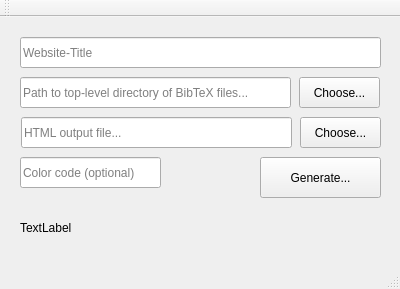
<?xml version="1.0" encoding="UTF-8"?>
<ui version="4.0">
 <class>MainWindow</class>
 <widget class="QMainWindow" name="MainWindow">
  <property name="enabled">
   <bool>true</bool>
  </property>
  <property name="geometry">
   <rect>
    <x>0</x>
    <y>0</y>
    <width>400</width>
    <height>289</height>
   </rect>
  </property>
  <property name="sizePolicy">
   <sizepolicy hsizetype="Fixed" vsizetype="Fixed">
    <horstretch>0</horstretch>
    <verstretch>0</verstretch>
   </sizepolicy>
  </property>
  <property name="minimumSize">
   <size>
    <width>400</width>
    <height>289</height>
   </size>
  </property>
  <property name="maximumSize">
   <size>
    <width>400</width>
    <height>289</height>
   </size>
  </property>
  <property name="windowTitle">
   <string>MainWindow</string>
  </property>
  <widget class="QWidget" name="centralWidget">
   <widget class="QPushButton" name="button_generate">
    <property name="geometry">
     <rect>
      <x>260</x>
      <y>140</y>
      <width>121</width>
      <height>41</height>
     </rect>
    </property>
    <property name="toolTip">
     <string>&lt;html&gt;&lt;head/&gt;&lt;body&gt;&lt;p&gt;Generate HTML...&lt;/p&gt;&lt;p&gt;&lt;br/&gt;&lt;/p&gt;&lt;p&gt;The first three fields must be filled.&lt;/p&gt;&lt;/body&gt;&lt;/html&gt;</string>
    </property>
    <property name="text">
     <string>Generate...</string>
    </property>
   </widget>
   <widget class="QLineEdit" name="title">
    <property name="geometry">
     <rect>
      <x>20</x>
      <y>20</y>
      <width>361</width>
      <height>31</height>
     </rect>
    </property>
    <property name="toolTip">
     <string>&lt;html&gt;&lt;head/&gt;&lt;body&gt;&lt;p&gt;The title of the website.&lt;/p&gt;&lt;/body&gt;&lt;/html&gt;</string>
    </property>
    <property name="placeholderText">
     <string>Website-Title</string>
    </property>
   </widget>
   <widget class="QLineEdit" name="folder">
    <property name="geometry">
     <rect>
      <x>20</x>
      <y>60</y>
      <width>271</width>
      <height>31</height>
     </rect>
    </property>
    <property name="toolTip">
     <string>&lt;html&gt;&lt;head/&gt;&lt;body&gt;&lt;p&gt;The path to the top-level directory, where all BibTeX files are located.&lt;/p&gt;&lt;p&gt;The maximum level of directories is two, so you can create subfolders that order by month or category.&lt;/p&gt;&lt;/body&gt;&lt;/html&gt;</string>
    </property>
    <property name="placeholderText">
     <string>Path to top-level directory of BibTeX files...</string>
    </property>
   </widget>
   <widget class="QPushButton" name="button_choose_folder">
    <property name="geometry">
     <rect>
      <x>299</x>
      <y>60</y>
      <width>81</width>
      <height>31</height>
     </rect>
    </property>
    <property name="toolTip">
     <string>Choose with directory chooser...</string>
    </property>
    <property name="text">
     <string>Choose...</string>
    </property>
   </widget>
   <widget class="QLineEdit" name="file">
    <property name="geometry">
     <rect>
      <x>21</x>
      <y>100</y>
      <width>271</width>
      <height>31</height>
     </rect>
    </property>
    <property name="toolTip">
     <string>&lt;html&gt;&lt;head/&gt;&lt;body&gt;&lt;p&gt;The path to the html file to write the html output to.&lt;/p&gt;&lt;/body&gt;&lt;/html&gt;</string>
    </property>
    <property name="placeholderText">
     <string>HTML output file...</string>
    </property>
   </widget>
   <widget class="QPushButton" name="button_choose_file">
    <property name="geometry">
     <rect>
      <x>300</x>
      <y>100</y>
      <width>81</width>
      <height>31</height>
     </rect>
    </property>
    <property name="toolTip">
     <string>Choose with file chooser...</string>
    </property>
    <property name="text">
     <string>Choose...</string>
    </property>
   </widget>
   <widget class="QLabel" name="status">
    <property name="geometry">
     <rect>
      <x>20</x>
      <y>200</y>
      <width>361</width>
      <height>21</height>
     </rect>
    </property>
    <property name="text">
     <string>TextLabel</string>
    </property>
    <property name="alignment">
     <set>Qt::AlignLeading|Qt::AlignLeft|Qt::AlignVCenter</set>
    </property>
   </widget>
   <widget class="QLineEdit" name="color_code">
    <property name="geometry">
     <rect>
      <x>20</x>
      <y>140</y>
      <width>141</width>
      <height>31</height>
     </rect>
    </property>
    <property name="toolTip">
     <string>&lt;html&gt;&lt;head/&gt;&lt;body&gt;&lt;p&gt;By default, a green is chosen for the titles. Optionally you can define an own color code like #649600 here.&lt;/p&gt;&lt;/body&gt;&lt;/html&gt;</string>
    </property>
    <property name="placeholderText">
     <string>Color code (optional)</string>
    </property>
   </widget>
  </widget>
  <widget class="QMenuBar" name="menuBar">
   <property name="geometry">
    <rect>
     <x>0</x>
     <y>0</y>
     <width>400</width>
     <height>20</height>
    </rect>
   </property>
  </widget>
  <widget class="QToolBar" name="mainToolBar">
   <attribute name="toolBarArea">
    <enum>TopToolBarArea</enum>
   </attribute>
   <attribute name="toolBarBreak">
    <bool>false</bool>
   </attribute>
  </widget>
  <widget class="QStatusBar" name="statusBar"/>
 </widget>
 <layoutdefault spacing="6" margin="11"/>
 <resources/>
 <connections/>
</ui>
